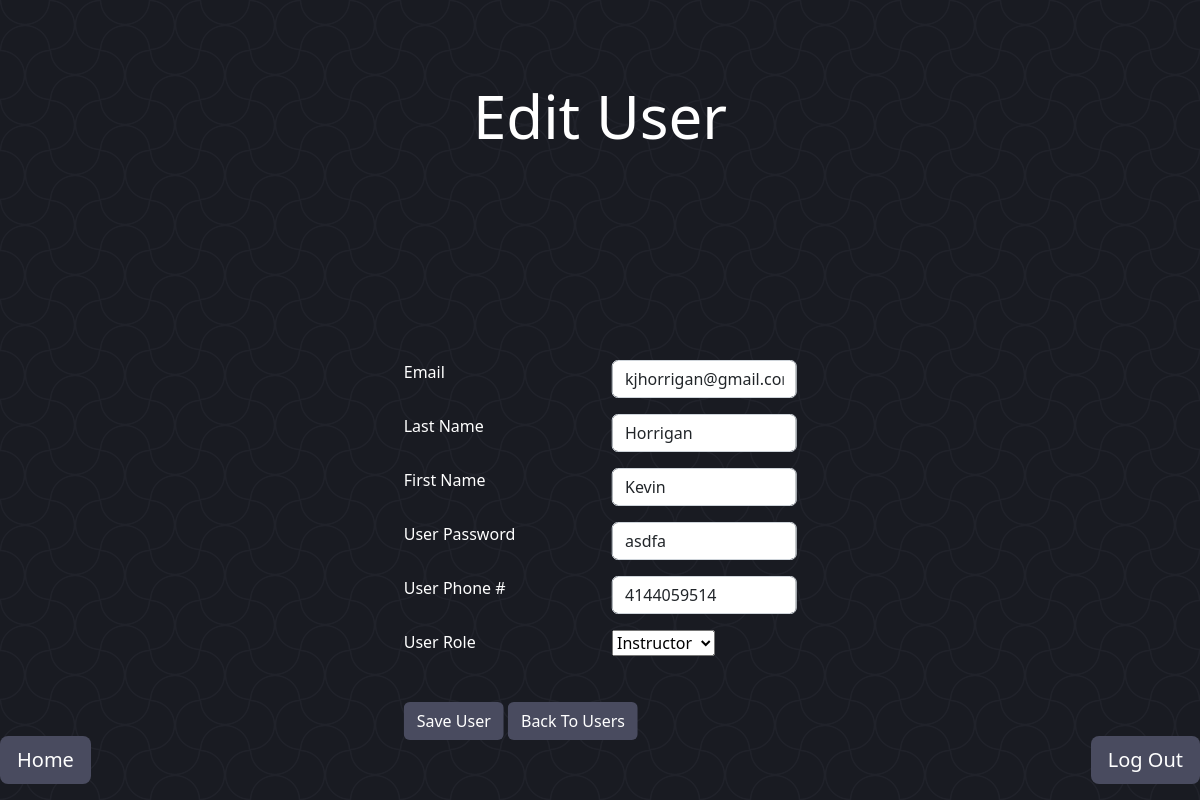
/userEdit/kjhorrigan@gmail.com/, run on an earlier commit of the app's database.
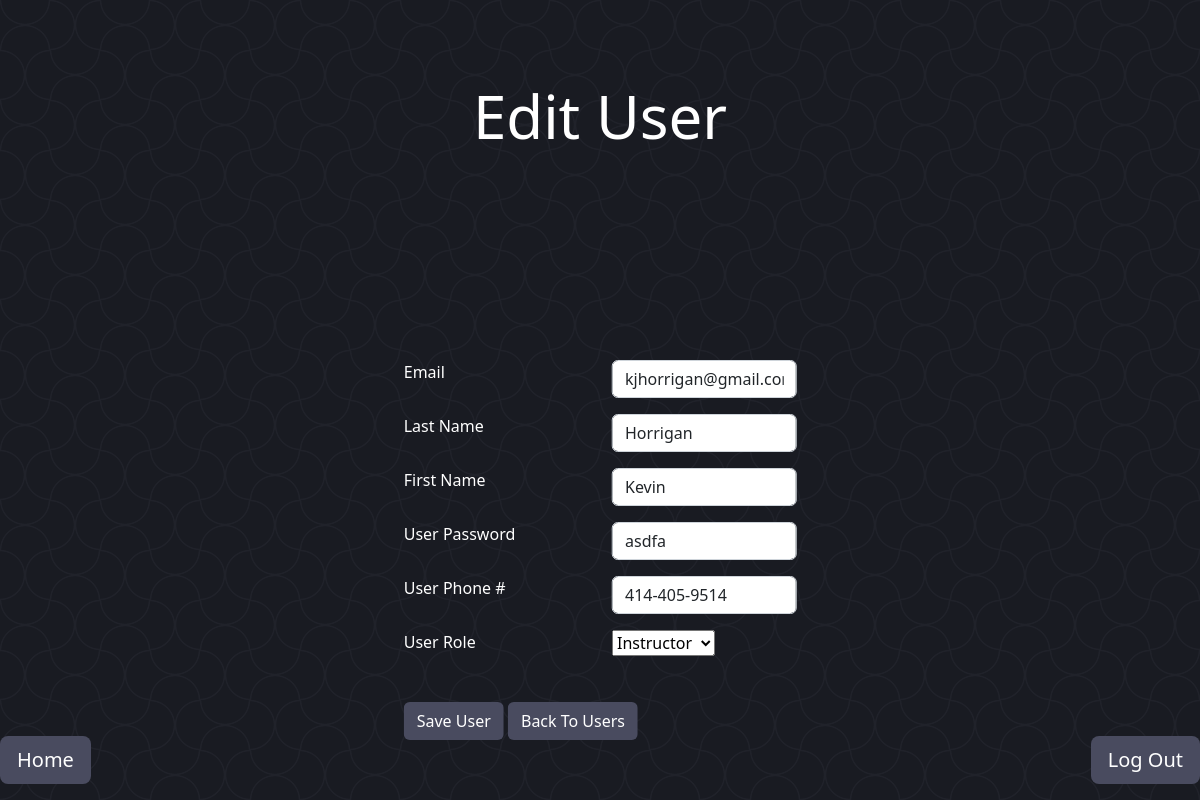
And on a later commit of the database.
### Management/models.py (models this page shows, shortened)
class User(models.Model):
    email = models.EmailField(max_length=20, primary_key=True)
    lName = models.CharField(max_length=30, null=True, default='')
    fName = models.CharField(max_length=30, null=True, default='')
    password = models.CharField(max_length=20)
    phone = models.CharField(max_length=15)
    role = models.PositiveSmallIntegerField(
        choices=(
            (1, "Supervisor"),
            (2, "Instructor"),
            (3, "TA")
        ))
    @staticmethod
    def getUser(email):
        return get_object_or_404(User, pk=email)

### Management/views.py (the view, shortened to what this page needs)
# urls.py: path('userEdit/<str:email_id>/', userEdit.as_view(), name='userEdit'),
class userEdit(View):
    def get(self, request, email_id):
        user = User.getUser(email_id)
        form = UserForm(instance=user)
        context = {'user': user, 'form': form}
        return render(request, "main/User/userEdit.html", context)

### Management/forms.py
class UserForm(forms.ModelForm):
    class Meta:
        model = User
        fields = ['email', 'lName', 'fName', 'password', 'phone', 'role']

### templates/main/User/userEdit.html (shortened to what this page needs)
{% extends 'basePages.html' %}
    {% load crispy_forms_tags %}
    {% load crispy_forms_filters %}
{% block header %}
    Edit User
{% endblock header %}
{% block content %}
    <div class="container position-relative" style="height: 500px">
        <div class="UserAddForm position-absolute top-50 start-50 translate-middle">
            <form method="post">
                <div class="row mb-3">
                    <div class="col">
                        <label class="form-label text-white">Email</label>
                    </div>
                    <div class="col">
                        <input type="email" class="form-control" name="email" value="{{ user.email }}" readonly>
                    </div>
                </div>
                <div class="row mb-3">
                    <div class="col">
                        <label class="form-label text-white">Last Name</label>
                    </div>
                    <div class="col">
                        <input type="text" class="form-control" name="lName" value="{{ user.lName }}">
                    </div>
                </div>
                <div class="row mb-3">
                    <div class="col">
                        <label class="form-label text-white">First Name</label>
                    </div>
                    <div class="col">
                        <input type="text" class="form-control" name="fName" value="{{ user.fName }}">
                    </div>
                </div>
                <div class="row mb-3">
                    <div class="col">
                        <label class="form-label text-white">User Password</label>
                    </div>
                    <div class="col">
                        <input type="text" class="form-control" name="password" value="{{ user.password }}">
                    </div>
                </div>
                <div class="row mb-3">
                    <div class="col">
                        <label class="form-label text-white">User Phone #</label>
                    </div>
                    <div class="col">
                        <input type="text" class="form-control" name="phone" value="{{ user.phone }}">
                    </div>
                </div>
                <div class="row mb-3">
                    <div class="col">
                        <label class="form-label text-white">User Role</label>
                    </div>
                    <div class="col">
                        <select name="role" value="{{ user.role }}">
                            {% if user.role == 2 %}
                            <option selected value="2">Instructor</option>
                            {% else %}
                            <option value="2">Instructor</option>
                            {% endif %}
                        </select>
                    </div>
                </div>
                <br>
                <input class="btn" type="submit" value="Save User" style="color: white; background-color: #494b5f"></input>
                <a class="btn" href="{% url 'users' %}" role="button" style="color: white; background-color: #494b5f">Back To Users</a>
            </form>
        </div>
    </div>
{% endblock content %}

What changed in the data, as far as the page shows it:
changed User "kjhorrigan@gmail.com": phone "4144059514" → "414-405-9514"
